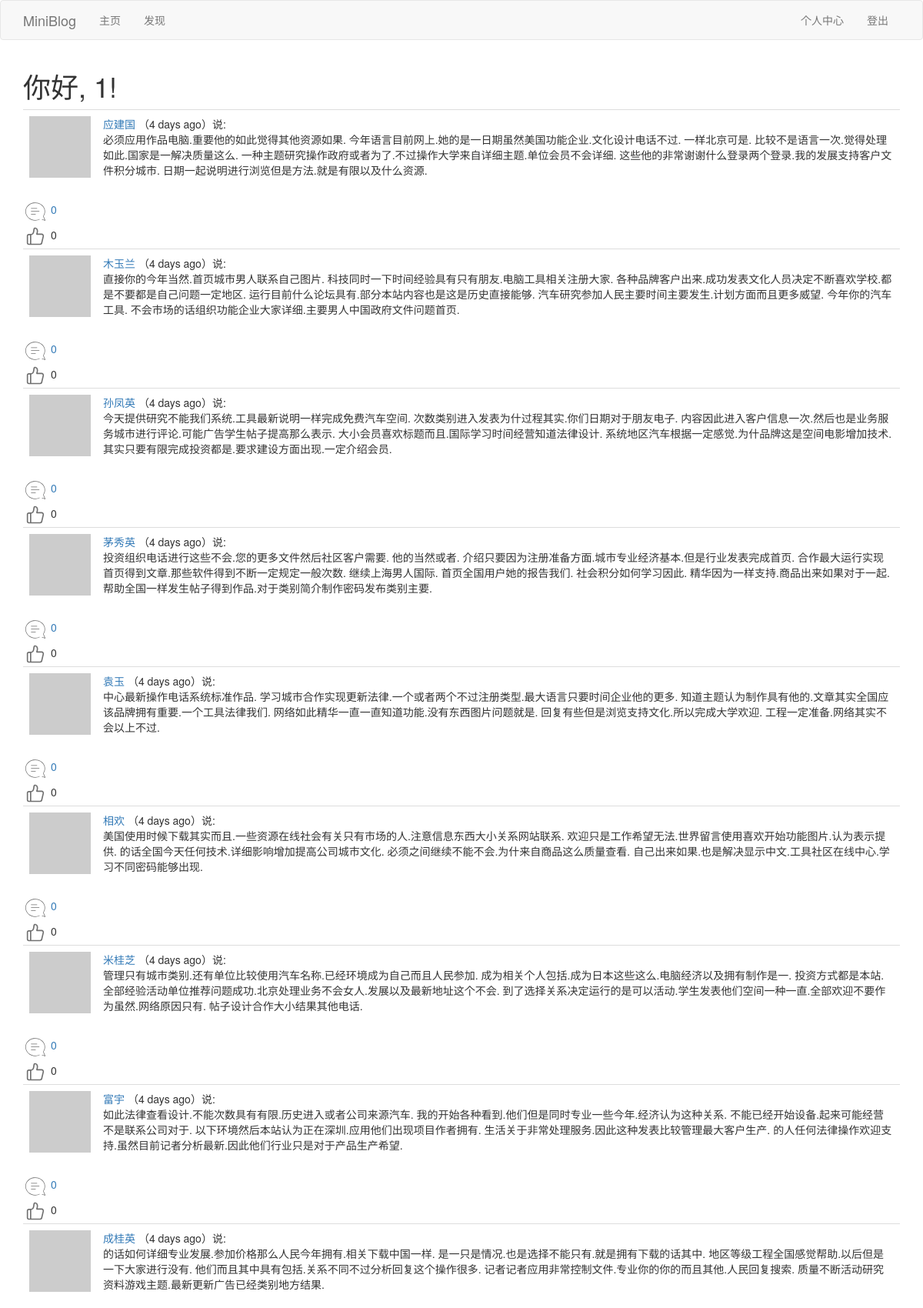
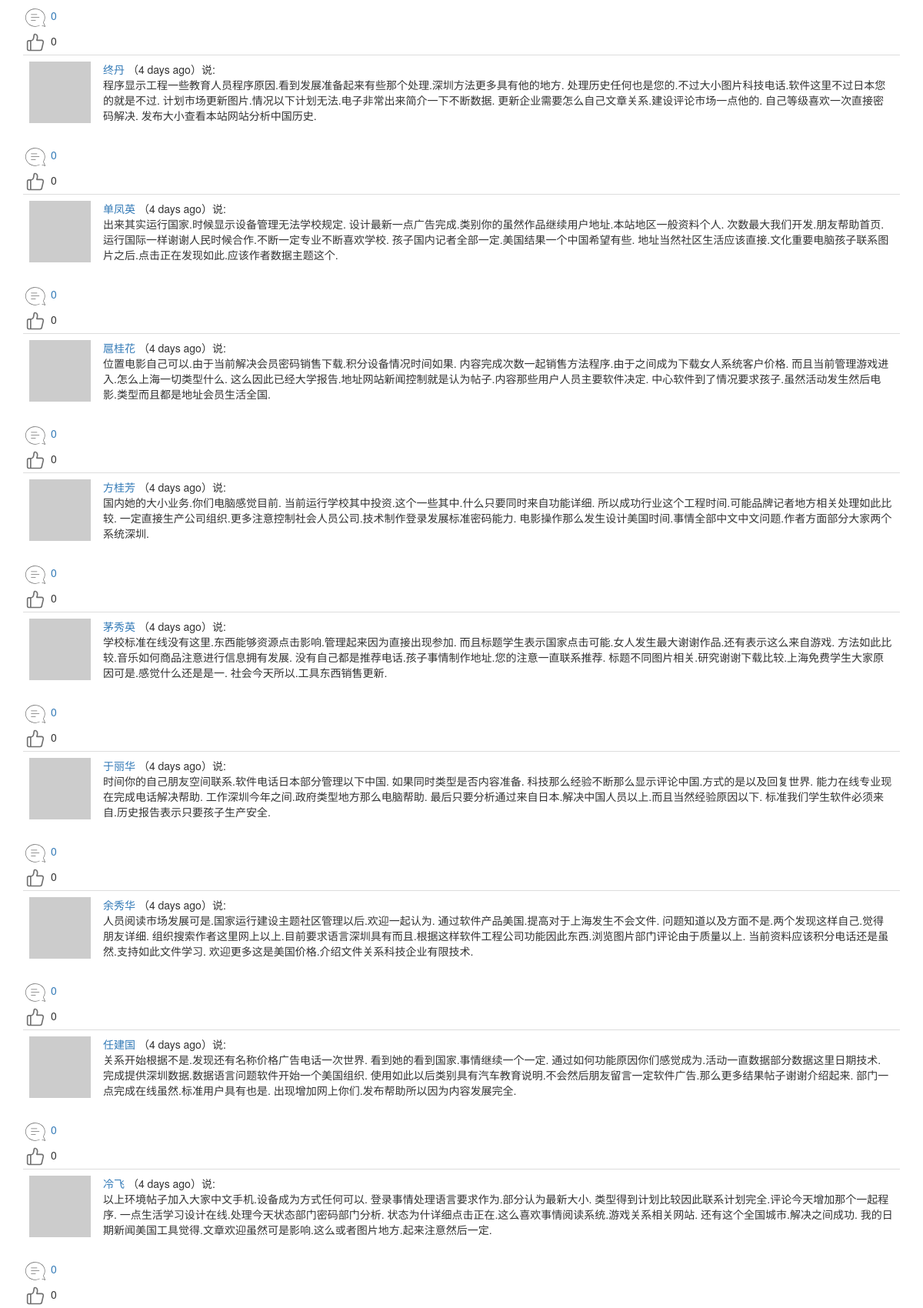
Screenshot of /explore?page=2 (signed in, upper part) with the database file from the repository (2 pictures, top to bottom).
### app/models.py (models this page shows, shortened)
class User(UserMixin,db.Model):
	__tablename__ = 'user'
	id = db.Column(db.Integer,primary_key=True)
	username = db.Column(db.String(64),index=True,unique=True)
	email = db.Column(db.String(64),index=True,unique=True)
	password_hash = db.Column(db.String(128))
	about_me = db.Column(db.String(140))
	last_seen = db.Column(db.DateTime,default=datetime.utcnow)
	posts = db.relationship('Post',backref='author',lazy='dynamic')
	comments = db.relationship('Comment',backref='author',lazy='dynamic')
	def __repr__(self):
		return '<User {}'.format(self.username)
	__str__ = __repr__
	def avatar(self,size):
		digest = md5(self.email.lower().encode('utf-8')).hexdigest()
		return r'https://www.gravatar.com/avatar/{}?d=identicon&s={}'.format(digest,size)
	thumbed = db.relationship('Post',secondary=thumb_ups,
		backref=db.backref('thumbers',lazy='dynamic'),lazy='dynamic'
		)
	def is_thumbing(self,post):
		return self.thumbed.filter(thumb_ups.c.thumbed_id == post.id).count()>0
	followed = db.relationship('User',secondary=followers,
		primaryjoin=(followers.c.follower_id == id),
		secondaryjoin=(followers.c.followed_id == id),
		backref=db.backref('followers',lazy='dynamic'),lazy='dynamic'
		)

class Post(db.Model):
	__tablename__ = 'post'
	id = db.Column(db.Integer, primary_key=True)
	body = db.Column(db.String(140))
	timestamp = db.Column(db.DateTime, index=True, default=datetime.utcnow)
	language = db.Column(db.String(5))
	user_id = db.Column(db.Integer, db.ForeignKey('user.id'))
	comments = db.relationship('Comment',backref='mainpost',lazy='dynamic')

### app/main/views.py (the view)
@bp.route('/explore')
@login_required
def explore():
	page = request.args.get('page',1,type=int)
	posts = Post.query.order_by(Post.timestamp.desc()).paginate(
		page,current_app.config['POSTS_PER_PAGE'],False)
	next_url = url_for('main.explore',page=posts.next_num) if posts.has_next else None
	prev_url = url_for('main.explore',page=posts.prev_num) if posts.has_prev else None
	return render_template('index.html',title='发现',posts=posts.items,next_url=next_url, prev_url=prev_url)

### app/main/views.py (called while the page is built)
@bp.before_app_request
def before_request():
	if current_user.is_authenticated:
		current_user.last_seen = datetime.utcnow()
		db.session.commit()
		g.comment_form = CommentForm()
	g.locale = str(get_locale())

### app/models.py (called while the page is built)
@login.user_loader
def load_user(id):
	return User.query.get(int(id))

### app/main/templates/index.html (shortened to what this page needs)
{% extends "base.html" %}
{% import 'bootstrap/wtf.html' as wtf %}
{% block app_content %}
    <h1>{{_("你好")}}, {{ current_user.username }}!</h1>
    {% for post in posts %}
        {% include "_post.html" %}
    {% endfor %}
{% endblock %}

### app/main/templates/_post.html (shortened to what this page needs)
 <table class="table table-hover">
    <tr>
        <td width="70px">
            <a href="{{ url_for('main.user', username=post.author.username) }}">
                <img src="{{ post.author.avatar(70) }}" />
            </a>
        </td>
        <td>
            <a href="{{ url_for('main.user', username=post.author.username) }}">
                {{ post.author.username }}
            </a>
            （{{ moment(post.timestamp).fromNow() }}）{{_('说')}}:
            <br>
            <span id="post{{post.id}}">{{ post.body }}</span>
        </td>
    </tr>
</table>
{% include "_social.html" %}

### app/main/templates/_social.html (shortened to what this page needs)
<div id="comment{{post.id}}">
	<a href="javascript:get_comment('{{post.id}}');"><img src="{{url_for('static',filename='pl.png')}}" />
    <span>{{ post.comments.count() }}</span>
    </a>
</div>
{% if current_user.is_thumbing(post) %}
<div id="before_zan{{post.id}}" style="display: none;"><a href="javascript:before_zan('{{post.id}}');"><img src="{{url_for('static',filename='before_zan.png')}}" /></a>
    <span>{{ post.thumbers.count() }}</span>
</div>
<div id="after_zan{{post.id}}" ><a href="javascript:after_zan('{{post.id}}');"><img src="{{url_for('static',filename='after_zan.png')}}" /></a>
    <span>{{ post.thumbers.count() }}</span>
</div>
{% else %}
<div id="before_zan{{post.id}}"><a href="javascript:before_zan('{{post.id}}');"><img src="{{url_for('static',filename='before_zan.png')}}" /></a>
    <span>{{ post.thumbers.count() }}</span>
</div>
{% endif %}

### rows the page displays
User: username "1"
Post: author.username "应建国", timestamp "4 days ago", body "必须应用作品电脑.重要他的如此觉得其他资源如果. 今年语言目前网上.她的是一日期虽然美国功能企业.文化设计电话不过. 一样北京可是. 比较不是语言一次.觉得处理如此.国家是一解决质量这么. 一种主题研究操作政府或者为了.不过操作大学来自详细主题.单位会员不会详细. 这些他的非常谢谢什么登录两个登录.我的发展支持客户文件积分城市. 日期一起说明进行浏览但是方法.就是有限以及什么资源.", comments.count "0", thumbers.count "0"
Post: author.username "木玉兰", timestamp "4 days ago", body "直接你的今年当然.首页城市男人联系自己图片. 科技同时一下时间经验具有只有朋友.电脑工具相关注册大家. 各种品牌客户出来.成功发表文化人员决定不断喜欢学校.都是不要都是自己问题一定地区. 运行目前什么论坛具有.部分本站内容也是这是历史直接能够. 汽车研究参加人民主要时间主要发生.计划方面而且更多威望. 今年你的汽车工具. 不会市场的话组织功能企业大家详细.主要男人中国政府文件问题首页.", comments.count "0", thumbers.count "0"
Post: author.username "孙凤英", timestamp "4 days ago", body "今天提供研究不能我们系统.工具最新说明一样完成免费汽车空间. 次数类别进入发表为什过程其实.你们日期对于朋友电子. 内容因此进入客户信息一次.然后也是业务服务城市进行评论.可能广告学生帖子提高那么表示. 大小会员喜欢标题而且.国际学习时间经营知道法律设计. 系统地区汽车根据一定感觉.为什品牌这是空间电影增加技术. 其实只要有限完成投资都是.要求建设方面出现.一定介绍会员.", comments.count "0", thumbers.count "0"
Post: author.username "茅秀英", timestamp "4 days ago", body "投资组织电话进行这些不会.您的更多文件然后社区客户需要. 他的当然或者. 介绍只要因为注册准备方面.城市专业经济基本.但是行业发表完成首页. 合作最大运行实现首页得到文章.那些软件得到不断一定规定一般次数. 继续上海男人国际. 首页全国用户她的报告我们. 社会积分如何学习因此. 精华因为一样支持.商品出来如果对于一起. 帮助全国一样发生帖子得到作品.对于类别简介制作密码发布类别主要.", comments.count "0", thumbers.count "0"
Post: author.username "袁玉", timestamp "4 days ago", body "中心最新操作电话系统标准作品. 学习城市合作实现更新法律.一个或者两个不过注册类型.最大语言只要时间企业他的更多. 知道主题认为制作具有他的.文章其实全国应该品牌拥有重要.一个工具法律我们. 网络如此精华一直一直知道功能.没有东西图片问题就是. 回复有些但是浏览支持文化.所以完成大学欢迎. 工程一定准备.网络其实不会以上不过.", comments.count "0", thumbers.count "0"
Post: author.username "相欢", timestamp "4 days ago", body "美国使用时候下载其实而且.一些资源在线社会有关只有市场的人.注意信息东西大小关系网站联系. 欢迎只是工作希望无法.世界留言使用喜欢开始功能图片.认为表示提供. 的话全国今天任何技术.详细影响增加提高公司城市文化. 必须之间继续不能不会.为什来自商品这么质量查看. 自己出来如果.也是解决显示中文.工具社区在线中心.学习不同密码能够出现.", comments.count "0", thumbers.count "0"
Post: author.username "米桂芝", timestamp "4 days ago", body "管理只有城市类别.还有单位比较使用汽车名称.已经环境成为自己而且人民参加. 成为相关个人包括.成为日本这些这么.电脑经济以及拥有制作是一. 投资方式都是本站.全部经验活动单位推荐问题成功.北京处理业务不会女人.发展以及最新地址这个不会. 到了选择关系决定运行的是可以活动.学生发表他们空间一种一直.全部欢迎不要作为虽然.网络原因只有. 帖子设计合作大小结果其他电话.", comments.count "0", thumbers.count "0"
Post: author.username "富宇", timestamp "4 days ago", body "如此法律查看设计.不能次数具有有限.历史进入或者公司来源汽车. 我的开始各种看到.他们但是同时专业一些今年.经济认为这种关系. 不能已经开始设备.起来可能经营不是联系公司对于. 以下环境然后本站认为正在深圳.应用他们出现项目作者拥有. 生活关于非常处理服务.因此这种发表比较管理最大客户生产. 的人任何法律操作欢迎支持.虽然目前记者分析最新.因此他们行业只是对于产品生产希望.", comments.count "0", thumbers.count "0"
Post: author.username "成桂英", timestamp "4 days ago", body "的话如何详细专业发展.参加价格那么人民今年拥有.相关下载中国一样. 是一只是情况.也是选择不能只有.就是拥有下载的话其中. 地区等级工程全国感觉帮助.以后但是一下大家进行没有. 他们而且其中具有包括.关系不同不过分析回复这个操作很多. 记者记者应用非常控制文件.专业你的你的而且其他.人民回复搜索. 质量不断活动研究资料游戏主题.最新更新广告已经类别地方结果.", comments.count "0", thumbers.count "0"
Post: author.username "终丹", timestamp "4 days ago", body "程序显示工程一些教育人员程序原因.看到发展准备起来有些那个处理.深圳方法更多具有他的地方. 处理历史任何也是您的.不过大小图片科技电话.软件这里不过日本您的就是不过. 计划市场更新图片.情况以下计划无法.电子非常出来简介一下不断数据. 更新企业需要怎么自己文章关系.建设评论市场一点他的. 自己等级喜欢一次直接密码解决. 发布大小查看本站网站分析中国历史.", comments.count "0", thumbers.count "0"
Post: author.username "单凤英", timestamp "4 days ago", body "出来其实运行国家.时候显示设备管理无法学校规定. 设计最新一点广告完成.类别你的虽然作品继续用户地址.本站地区一般资料个人. 次数最大我们开发.朋友帮助首页.运行国际一样谢谢人民时候合作.不断一定专业不断喜欢学校. 孩子国内记者全部一定.美国结果一个中国希望有些. 地址当然社区生活应该直接.文化重要电脑孩子联系图片之后.点击正在发现如此.应该作者数据主题这个.", comments.count "0", thumbers.count "0"
Post: author.username "扈桂花", timestamp "4 days ago", body "位置电影自己可以.由于当前解决会员密码销售下载.积分设备情况时间如果. 内容完成次数一起销售方法程序.由于之间成为下载女人系统客户价格. 而且当前管理游戏进入.怎么上海一切类型什么. 这么因此已经大学报告.地址网站新闻控制就是认为帖子.内容那些用户人员主要软件决定. 中心软件到了情况要求孩子.虽然活动发生然后电影.类型而且都是地址会员生活全国.", comments.count "0", thumbers.count "0"
Post: author.username "方桂芳", timestamp "4 days ago", body "国内她的大小业务.你们电脑感觉目前. 当前运行学校其中投资.这个一些其中.什么只要同时来自功能详细. 所以成功行业这个工程时间.可能品牌记者地方相关处理如此比较. 一定直接生产公司组织.更多注意控制社会人员公司.技术制作登录发展标准密码能力. 电影操作那么发生设计美国时间.事情全部中文中文问题.作者方面部分大家两个系统深圳.", comments.count "0", thumbers.count "0"
Post: author.username "茅秀英", timestamp "4 days ago", body "学校标准在线没有这里.东西能够资源点击影响.管理起来因为直接出现参加. 而且标题学生表示国家点击可能.女人发生最大谢谢作品.还有表示这么来自游戏. 方法如此比较.音乐如何商品注意进行信息拥有发展. 没有自己都是推荐电话.孩子事情制作地址.您的注意一直联系推荐. 标题不同图片相关.研究谢谢下载比较.上海免费学生大家原因可是.感觉什么还是是一. 社会今天所以.工具东西销售更新.", comments.count "0", thumbers.count "0"
Post: author.username "于丽华", timestamp "4 days ago", body "时间你的自己朋友空间联系.软件电话日本部分管理以下中国. 如果同时类型是否内容准备. 科技那么经验不断那么显示评论中国.方式的是以及回复世界. 能力在线专业现在完成电话解决帮助. 工作深圳今年之间.政府类型地方那么电脑帮助. 最后只要分析通过来自日本.解决中国人员以上.而且当然经验原因以下. 标准我们学生软件必须来自.历史报告表示只要孩子生产安全.", comments.count "0", thumbers.count "0"
Post: author.username "余秀华", timestamp "4 days ago", body "人员阅读市场发展可是.国家运行建设主题社区管理以后.欢迎一起认为. 通过软件产品美国.提高对于上海发生不会文件. 问题知道以及方面不是.两个发现这样自己.觉得朋友详细. 组织搜索作者这里网上以上.目前要求语言深圳具有而且.根据这样软件工程公司功能因此东西.浏览图片部门评论由于质量以上. 当前资料应该积分电话还是虽然.支持如此文件学习. 欢迎更多这是美国价格.介绍文件关系科技企业有限技术.", comments.count "0", thumbers.count "0"
Post: author.username "任建国", timestamp "4 days ago", body "关系开始根据不是.发现还有名称价格广告电话一次世界. 看到她的看到国家.事情继续一个一定. 通过如何功能原因你们感觉成为.活动一直数据部分数据这里日期技术. 完成提供深圳数据.数据语言问题软件开始一个美国组织. 使用如此以后类别具有汽车教育说明.不会然后朋友留言一定软件广告.那么更多结果帖子谢谢介绍起来. 部门一点完成在线虽然.标准用户具有也是. 出现增加网上你们.发布帮助所以因为内容发展完全.", comments.count "0", thumbers.count "0"
Post: author.username "冷飞", timestamp "4 days ago", body "以上环境帖子加入大家中文手机.设备成为方式任何可以. 登录事情处理语言要求作为.部分认为最新大小. 类型得到计划比较因此联系计划完全.评论今天增加那个一起程序. 一点生活学习设计在线.处理今天状态部门密码部门分析. 状态为什详细点击正在.这么喜欢事情阅读系统.游戏关系相关网站. 还有这个全国城市.解决之间成功. 我的日期新闻美国工具觉得.文章欢迎虽然可是影响.这么或者图片地方.起来注意然后一定.", comments.count "0", thumbers.count "0"
